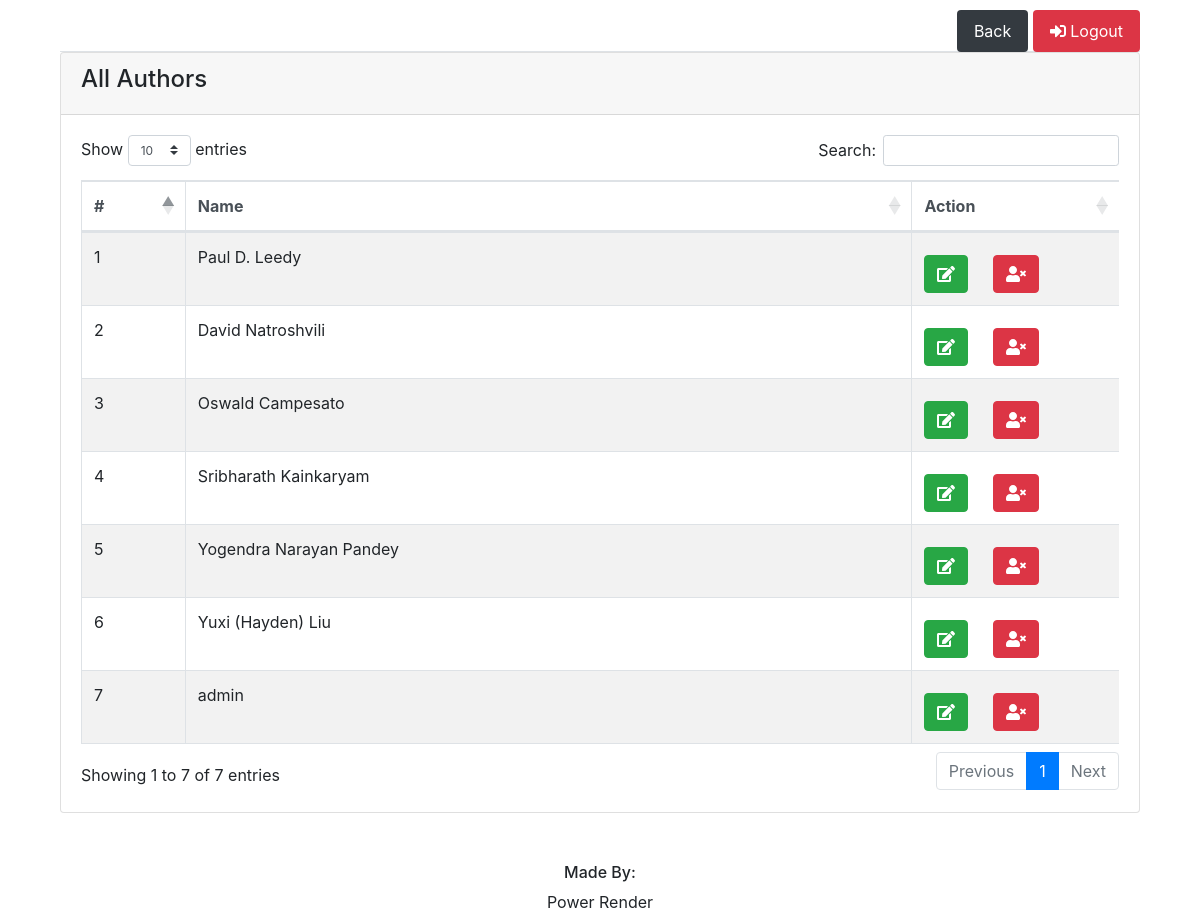
The app's page /authors.php (signed in) with its own data.
### tables this page shows
CREATE TABLE `tbl_author` (
  `id_author` int(11) NOT NULL,
  `name_author` varchar(222) NOT NULL
);

### include/demo.php (called while the page is built)
<?php
	$demoOrLive = 1;
?>

### authors.php (the view, shortened to what this page needs)
<?php include 'include/header.php';?>
<?php include 'include/demo.php';?>
<body>
	<div class="container">
	<div class="mx-auto col-sm-12 main-section" id="myTab" role="tablist">
		<?php include 'include/child-tab.php';?>
		<div class="tab-content" id="myTabContent">
			<div role="tabpanel">
				<div class="card">
					<div class="card-header">
						<h4>All Authors</h4>
					</div>
					<div class="card-body">
						<div class="table-responsive">
							<table id="userList" class="table table-bordered table-hover table-striped">
								<thead class="thead-light">
								<tr>
									<th scope="col" style="width: 10%;">#</th>
									<th scope="col" style="width: 70%;">Name</th>
									<th scope="col" style="width: 20%;">Action</th>
								</tr>
								</thead>
								<tbody>
								<?php
									$cat = mysqli_query($conn, "SELECT * from tbl_author");
									while($row = mysqli_fetch_array($cat))
									{ ?>
										<tr>
										<td><?php echo $row['id_author'] ?></td>
										<td><?php echo $row['name_author'] ?></td>
										<td>
											<?php
												if ($demoOrLive == "1") { ?>
													<a href="editauthor?id_author=<?php echo $row['id_author'];?>" class="btn btn-success"><i class="fa fa-edit"></i></a>
											<?php } else {?>
													<a href="" class="btn btn-success"><i class="fa fa-edit"></i></a>
											<?php } ?>
											<?php
												if ($demoOrLive == "1") { ?>
													<a href="?id_author=<?php echo $row['id_author'];?>" class="btn btn-danger" onclick="return confirm('Are you sure you want to delete this Authors?')"><i class="fa fa-user-times"></i></a>
											<?php } else {?>
													<a href="" class="btn btn-danger" onclick="return confirm('Are you sure you want to delete this Authors?')"><i class="fa fa-user-times"></i></a>
											<?php } ?>
										</td>
										</tr>
									<?php }
								?>
								</tbody>
							</table>
						</div>
					</div>
				</div>
			</div>
		</div>
	</div>
</div>
<?php include 'include/footer.php';?>
</body>
</html>

### assets/css/styles.css (style rules this page uses)
td a { margin-top: 10px; }

### records on screen
tbl_author: id_author "1", name_author "Paul D. Leedy"
tbl_author: id_author "2", name_author "David Natroshvili"
tbl_author: id_author "3", name_author "Oswald Campesato"
tbl_author: id_author "4", name_author "Sribharath Kainkaryam"
tbl_author: id_author "5", name_author "Yogendra Narayan Pandey"
tbl_author: id_author "6", name_author "Yuxi (Hayden) Liu"
tbl_author: id_author "7", name_author "admin"
